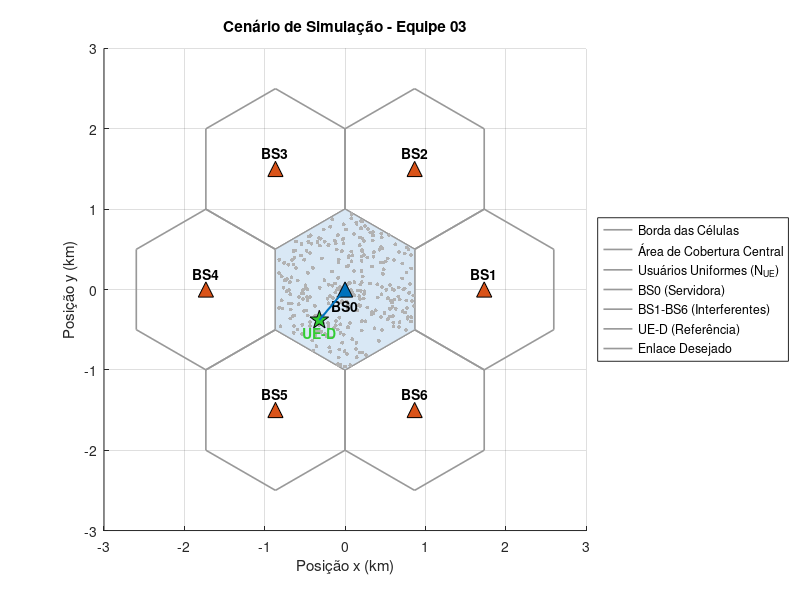

Write the MATLAB code that produced this figure. (Note: this script raises an error after producing the figure.)
% =========================================================================
% APII - Simulação de Comunicações Móveis I
% Equipe 03 | Matrícula Responsável: 603573
% MATHEUS MARCELO COSTA DE SOUZA | DIOGO DE OLIVEIRA SOARES 
% ERIK RAY BARBOSA FALCÃO | ICARO RYAN BARBOSA FALCÃO
% =========================================================================

% Limpeza do ambiente
clear; clc; close all;

% Configuração da semente de números aleatórios
matricula = 603573;
rng(matricula);

% =========================================================================
% Parâmetros do Sistema
% =========================================================================

% -------------------------------------------------------------------------
% Parâmetros Individuais - Tabela 3 (Dígito final 3)
% -------------------------------------------------------------------------
n_PL = 3.0;              % Expoente de perda de percurso (adimensional)
sigma_sh_dB = 8;         % Desvio padrão do sombreamento log-normal (dB)
N_I = 4;                 % Número de interferentes ativos co-canal
fator_reuso = 3;         % Fator de reuso de frequência
ue_ref = 'UE-D';         % Usuário de referência atribuído à equipe

% -------------------------------------------------------------------------
% Parâmetros Fixos - Tabela 2
% -------------------------------------------------------------------------
P_tx_dBm = 40;           % Potência de transmissão da Estação Base (dBm)
PL_0_dB = 30;            % Perda de referência (dB)
d_0_m = 1;               % Distância de referência (metros)
d_0_km = d_0_m / 1000;   % Distância de referência convertida para (km)
B_Hz = 10e6;             % Largura de banda (10 MHz convertido para Hz)
N0_dBm_Hz = -174;        % Densidade espectral de ruído térmico (dBm/Hz)
NF_dB = 7;               % Figura de ruído do receptor (dB)

% =========================================================================
% ITEM 1: Definição e Plotagem do Cenário (Grade Hexagonal e Usuários)
% =========================================================================

% Parâmetros Geométricos Básicos
R = 1;                  % Raio da célula em km (inferido da Figura 1)
D = sqrt(3) * R;        % Distância inter-site (entre centros das células)

% -------------------------------------------------------------------------
% 1. Posicionamento das Estações Base (BS0 a BS6)
% -------------------------------------------------------------------------
% BS0 está na origem. As demais formam um anel ao redor.
angulos_BS = (0:5) * (pi/3); % [0, 60, 120, 180, 240, 300] em radianos
BS_x = [0, D * cos(angulos_BS)]; 
BS_y = [0, D * sin(angulos_BS)];

% -------------------------------------------------------------------------
% 2. Geometria da Grade Hexagonal (Para plotagem e limites)
% -------------------------------------------------------------------------
% Definindo os vértices de um hexágono com "topo pontiagudo" centrado na origem
angulos_hex = (pi/6) : (pi/3) : (2*pi + pi/6);
hex_base_x = R * cos(angulos_hex);
hex_base_y = R * sin(angulos_hex);

% -------------------------------------------------------------------------
% 3. Distribuição Uniforme de Usuários (N_UE) na Área de Cobertura
% -------------------------------------------------------------------------
N_UE = 300; % Quantidade de usuários para visualização no Item 1 
UE_x = zeros(1, N_UE);
UE_y = zeros(1, N_UE);

% Espalhando uniformemente dentro da célula central (BS0) usando Rejeição
cont_ue = 1;
while cont_ue <= N_UE
    % Gera pontos aleatórios num quadrado que circunscreve o hexágono
    px = (rand() - 0.5) * 2 * R;
    py = (rand() - 0.5) * 2 * R;
    
    % Se o ponto gerado cair dentro dos limites do hexágono, nós o salvamos
    if inpolygon(px, py, hex_base_x, hex_base_y)
        UE_x(cont_ue) = px;
        UE_y(cont_ue) = py;
        cont_ue = cont_ue + 1;
    end
end

% Coordenadas exatas do seu Usuário de Referência (UE-D) extraídas da Tabela 1
UE_D_x = -0.32; 
UE_D_y = -0.38;

% -------------------------------------------------------------------------
% 4. Plotagem Completa do Cenário
% -------------------------------------------------------------------------
figure; hold on; grid on; axis equal;
axis([-3 3 -3 3]);
xlabel('Posição x (km)');
ylabel('Posição y (km)');
title('Cenário de Simulação - Equipe 03');

% Desenha a grade hexagonal de todas as 7 células
for i = 1:7
    plot(BS_x(i) + hex_base_x, BS_y(i) + hex_base_y, '-', 'Color', [0.6 0.6 0.6], 'LineWidth', 1.2);
end

% Preenche a célula central com azul claro para destacar a área de cobertura
fill(hex_base_x, hex_base_y, [0.8509 0.9098 0.9608], 'EdgeColor', [0.6 0.6 0.6]);

% Plota a nuvem de usuários uniformes (pontos pequenos e cinzas)
scatter(UE_x, UE_y, 8, [0.7 0.7 0.7], 'filled', 'MarkerEdgeAlpha', 0.5); 

% Plota as Estações Base
scatter(BS_x(1), BS_y(1), 120, '^', 'filled', 'MarkerFaceColor', [0 0.447 0.741], 'MarkerEdgeColor', 'k'); % BS0
scatter(BS_x(2:end), BS_y(2:end), 120, '^', 'filled', 'MarkerFaceColor', [0.85 0.325 0.098], 'MarkerEdgeColor', 'k'); % BS1-6

% Plota o seu Usuário de Referência UE-D (Estrela grande e verde)
plot(UE_D_x, UE_D_y, 'p', 'MarkerSize', 14, 'MarkerFaceColor', [0.2 0.8 0.2], 'MarkerEdgeColor', 'k');

% Rótulos de Texto
text(BS_x(1), BS_y(1) - 0.2, 'BS0', 'HorizontalAlignment', 'center', 'FontWeight', 'bold');
for i = 2:7
    text(BS_x(i), BS_y(i) + 0.2, sprintf('BS%d', i-1), 'HorizontalAlignment', 'center', 'FontWeight', 'bold');
end
text(UE_D_x, UE_D_y - 0.15, 'UE-D', 'HorizontalAlignment', 'center', 'FontWeight', 'bold', 'Color', [0.2 0.8 0.2]);

% Traça o enlace desejado (BS0 -> UE-D)
plot([BS_x(1), UE_D_x], [BS_y(1), UE_D_y], '-', 'Color', [0 0.447 0.741], 'LineWidth', 1.5);

legend('Borda das Células', 'Área de Cobertura Central', 'Usuários Uniformes (N_{UE})', ...
       'BS0 (Servidora)', 'BS1-BS6 (Interferentes)', 'UE-D (Referência)', 'Enlace Desejado', ...
       'Location', 'eastoutside');
hold off;



% =========================================================================
% ITEM 2: Perda de Percurso (Path Loss) para TODOS os pares Tx/Rx
% =========================================================================

% 1. Alocação de memória para as matrizes [7 BSs x N_UE usuários]
dist_BS_UE_km = zeros(7, N_UE);
PL_BS_UE_dB   = zeros(7, N_UE);

% 2. Cálculo em massa para a nuvem de usuários (N_UE)
for b = 1:7
    % Distância da Estação Base 'b' para todos os usuários simultaneamente
    dist_BS_UE_km(b, :) = sqrt((UE_x - BS_x(b)).^2 + (UE_y - BS_y(b)).^2);
    
    % Chamada da função para calcular o Path Loss (vetorizado)
    PL_BS_UE_dB(b, :) = calcula_path_loss(dist_BS_UE_km(b, :), d_0_km, PL_0_dB, n_PL);
end

% 3. Cálculo para o Usuário de Referência (UE-D) contra todas as 7 BSs
dist_BS_UED_km = zeros(7, 1);
PL_BS_UED_dB   = zeros(7, 1);

for b = 1:7
    dist_BS_UED_km(b) = sqrt((UE_D_x - BS_x(b))^2 + (UE_D_y - BS_y(b))^2);
    PL_BS_UED_dB(b)   = calcula_path_loss(dist_BS_UED_km(b), d_0_km, PL_0_dB, n_PL);
end

% 4. Validação contra o valor calculado manualmente (Prova Real)
fprintf('\n===================================================\n');
fprintf('ITEM 2: CÁLCULO E VALIDAÇÃO DA PERDA DE PERCURSO\n');
fprintf('===================================================\n');
fprintf('Malha processada: %d enlaces Tx/Rx calculados.\n\n', 7 * N_UE);
fprintf('--- PROVA REAL DA FUNÇÃO (Baseado no UE-D) ---\n');
fprintf('Par Tx/Rx                : BS0 -> UE-D\n');
fprintf('Distância Simulada (d)   : %.4f km\n', dist_BS_UED_km(1));
fprintf('Path Loss Simulado (PL)  : %.2f dB\n', PL_BS_UED_dB(1));
fprintf('===================================================\n\n');


% =========================================================================
% ITEM 3: Sombreamento Log-Normal (Shadowing) e Validação Estatística
% =========================================================================

% 1. Geração do Sombreamento
% Gera matriz de sombreamento para todas as 7 BSs e a nuvem de N_UE usuários
sh_BS_UE_dB = gera_sombreamento(sigma_sh_dB, 7, N_UE);

% Gera o sombreamento para o seu usuário de referência (UE-D)
sh_BS_UED_dB = gera_sombreamento(sigma_sh_dB, 7, 1);

% 2. Verificação Empírica vs Teórica (Plotagem)
% Para a estatística fazer sentido, pegamos todos os valores gerados na
% matriz sh_BS_UE_dB (7 x 300) e transformamos em um único vetor (2100 amostras)
amostras_sh = sh_BS_UE_dB(:);

figure; hold on; grid on;
title('Item 3: Verificação do Sombreamento Log-Normal (escala em dB)');
xlabel('Atenuação de Sombreamento (dB)');
ylabel('Densidade de Probabilidade (PDF)');

% Plotagem Empírica: Histograma dos dados simulados (normalizado para PDF)
histogram(amostras_sh, 'Normalization', 'pdf', 'FaceColor', [0.7 0.7 0.7], 'EdgeColor', 'w');

% Plotagem Teórica: Curva da Função Densidade de Probabilidade (PDF) Gaussiana
% Criamos um eixo X teórico varrendo do menor ao maior valor gerado
x_teorico = linspace(min(amostras_sh) - 5, max(amostras_sh) + 5, 200);

% Aplicação da equação matemática da PDF Normal (média 0, desvio sigma_sh_dB)
pdf_teorica = (1 / (sigma_sh_dB * sqrt(2*pi))) * exp(-(x_teorico.^2) / (2 * sigma_sh_dB^2));

% Plota a curva teórica por cima do histograma
plot(x_teorico, pdf_teorica, 'LineWidth', 2.5, 'Color', [0.85 0.325 0.098]);

legend('Distribuição Empírica (Simulação)', 'Distribuição Teórica (Equação Matemática)', 'Location', 'best');
hold off;

% 3. Imprime uma validação rápida no console para o UE-D
fprintf('ITEM 3: GERAÇÃO DE SOMBREAMENTO CONCLUÍDA\n');
fprintf('Amostras geradas e validadas: %d\n', length(amostras_sh));
fprintf('Sombreamento gerado para BS0 -> UE-D: %.2f dB\n', sh_BS_UED_dB(1));
fprintf('===================================================\n\n');



% =========================================================================
% ITEM 4: Desvanecimento Rápido (Rayleigh Fading) e Validação Estatística
% =========================================================================

% 1. Geração do Canal para Validação (Amostragem grande)
N_amostras_fading = 100000;
h_fading = gera_fast_fading(1, N_amostras_fading);

% 2. Extração das Métricas Empíricas
envelope_empirico = abs(h_fading);       % Magnitude |h|
potencia_empirica = abs(h_fading).^2;    % Potência |h|^2

% ==================== PLOTAGEM A: ENVELOPE |h| ====================
figure; 
subplot(1, 2, 1); hold on; grid on;
title('Desvanecimento: Envelope |h| (Rayleigh)');
xlabel('Amplitude'); ylabel('PDF');

% Empírico: Histograma normalizado
histogram(envelope_empirico, 'Normalization', 'pdf', 'FaceColor', [0.7 0.7 0.7], 'EdgeColor', 'w');

% Teórico: PDF da Distribuição de Rayleigh (sigma = sqrt(0.5))
x_ray = linspace(0, max(envelope_empirico), 100);
sigma_ray = sqrt(0.5);
pdf_ray_teorica = (x_ray / sigma_ray^2) .* exp(-(x_ray.^2) / (2 * sigma_ray^2));
plot(x_ray, pdf_ray_teorica, 'LineWidth', 2.5, 'Color', [0 0.447 0.741]);

legend('Empírica (Simulada)', 'Teórica (Rayleigh)', 'Location', 'best');

% ==================== PLOTAGEM B: POTÊNCIA |h|^2 ====================
subplot(1, 2, 2); hold on; grid on;
title('Desvanecimento: Potência |h|^2 (Exponencial)');
xlabel('Potência (Linear)'); ylabel('PDF');

% Empírico: Histograma normalizado
histogram(potencia_empirica, 'Normalization', 'pdf', 'FaceColor', [0.7 0.7 0.7], 'EdgeColor', 'w');

% Teórico: PDF da Distribuição Exponencial (média = 1)
x_exp = linspace(0, max(potencia_empirica), 100);
pdf_exp_teorica = exp(-x_exp);
plot(x_exp, pdf_exp_teorica, 'LineWidth', 2.5, 'Color', [0.85 0.325 0.098]);

legend('Empírica (Simulada)', 'Teórica (Exponencial)', 'Location', 'best');
sgtitle('Item 4: Validação do Desvanecimento Rápido (Fast Fading)');

% 3. Imprime a validação de potência no console
fprintf('ITEM 4: GERAÇÃO DE DESVANECIMENTO RÁPIDO\n');
fprintf('Distribuição Escolhida : Rayleigh\n');
fprintf('Potência Média Teórica : 1.0000\n');
fprintf('Potência Média Simulada: %.4f\n', mean(potencia_empirica));
fprintf('===================================================\n\n');


% =========================================================================
% ITEM 5: Ilustracao das Componentes do Canal
% =========================================================================

% 1. Configuração do Percurso Linear (Vetor de Distância)
% Gerando um percurso de 1 a 1000 metros (passos de 1m) para a simulação do canal
d = 1:1:1000; 
N_amostras = length(d);

% -------------------------------------------------------------------------
% Componente 1: Perda de Percurso (Path Loss - Tendência Média)
% -------------------------------------------------------------------------
% Aplicação da Eq. (1)
PL = PL_0_dB + 10 * n_PL * log10(d / d_0_m);
P_rx_avg = P_tx_dBm - PL; % Potência média recebida (apenas perda de percurso)

% -------------------------------------------------------------------------
% Componente 2: Sombreamento Log-Normal (Variação Lenta Correlacionada)
% -------------------------------------------------------------------------
% Para que seja visualmente identificável como uma variação "lenta",
% aplica-se o Modelo de Correlação Espacial de Gudmundson.
delta_d = 1;      % Espaçamento entre as amostras (1 metro)
d_cor = 50;       % Distância de correlação típica urbana (50 metros)
rho = exp(-delta_d / d_cor); % Fator de correlação entre amostras adjacentes

% Inicialização do vetor de sombreamento
X_sigma = zeros(1, N_amostras);

% Amostra inicial gerada a partir da distribuição normal com desvio da main (sigma_sh_dB)
X_sigma(1) = sigma_sh_dB * randn(); 

% Processo autoregressivo de primeira ordem (AR-1) para impor a correlação espacial
for k = 2:N_amostras
    X_sigma(k) = rho * X_sigma(k-1) + sqrt(1 - rho^2) * sigma_sh_dB * randn();
end

% Potência de larga escala (Atenuação Média + Obstáculos)
P_rx_large_scale = P_rx_avg - X_sigma; 

% -------------------------------------------------------------------------
% Componente 3: Desvanecimento Rápido (Fast Fading Rayleigh - Pequena Escala)
% -------------------------------------------------------------------------
% Gerando componentes em fase (I) e quadratura (Q) independentes, Eq. (4)
h_I = randn(1, N_amostras) / sqrt(2);
h_Q = randn(1, N_amostras) / sqrt(2);
h_mag = sqrt(h_I.^2 + h_Q.^2); % Envelope Rayleigh
h_power = h_mag.^2;            % Ganho de potência instantânea (Exponencial)

% Potência Total Recebida (Combinando as 3 camadas do canal), Eq. (5)
P_rx_total = P_rx_large_scale + 10 * log10(h_power);

% -------------------------------------------------------------------------
% Geração do Gráfico Qualitativo (Figure 1)
% -------------------------------------------------------------------------
figure(1);
plot(d, P_rx_total, 'Color', [0.5 0.5 0.5], 'LineWidth', 0.8); hold on;
plot(d, P_rx_large_scale, 'b', 'LineWidth', 1.8);
plot(d, P_rx_avg, 'r', 'LineWidth', 2.2);
hold off;

% Formatação e Identificação Visual Exigida no PDF
grid on;
title(sprintf('Ilustração Qualitativa das Componentes do Canal (Matrícula Final 3: n = %.1f, \\sigma_{sh} = %d dB)', n_PL, sigma_sh_dB));
xlabel('Distância entre Transmissor e Receptor (m)');
ylabel('Potência Recebida (dBm)');
legend('Sinal Total (Path Loss + Sombreamento + Desvanecimento Rápido)', ...
       'Larga Escala (Path Loss + Sombreamento)', ...
       'Tendência Média (Apenas Path Loss)', ...
       'Location', 'southwest');

% Ajuste de limites para melhor visualização
xlim([0 1000]);
ylim([min(P_rx_total)-5, max(P_rx_total)+5]);


% =========================================================================
% ITEM 6: Calculo da Potencia
% =========================================================================

% Geração da matriz de desvanencimento:
h_fading_matriz = gera_fast_fading(7, N_UE);

P_rx_linear = calcula_potencia_rx(P_tx_dBm, PL_BS_UE_dB, sh_BS_UE_dB, h_fading_matriz);

% =========================================================================
% ITEM 7: Cálculo da SINR
% =========================================================================

% Cálculo do Ruído:
N0_linear = 10^((N0_dBm_Hz + NF_dB) / 10); 
P_ruido = N0_linear * B_Hz;

[SINR_lin, SINR_dB_vetor] = calcula_sinr(P_rx_linear, P_ruido, N_I);

% PRINT
fprintf('ITEM 7: Cálculo da SINR\n');
fprintf('SINR média: %.2f dB\n', mean(SINR_dB_vetor));

% =========================================================================
% ITEM 8: Cálculo da taxa de transmiss˜ao
% =========================================================================
Taxa_Mbps_vetor = calcula_taxa(SINR_lin, B_Hz);

% PRINT
fprintf('ITEM 8: Cálculo da da taxa de transmiss˜ao\n');
fprintf('Taxa média: %.2f Mbps\n', mean(Taxa_Mbps_vetor));


% =========================================================================
% ITEM 9: Simulação em Larga Escala (Monte Carlo)
% =========================================================================
% Repete-se o cenário (Itens 2 a 8) para um número muito maior de
% realizações de usuários e de canal, de forma a obter estatísticas
% (CDFs) confiáveis para a SINR e para a taxa de transmissão.

N_MC = 20000; % Número de "drops" de usuários simulados (Monte Carlo)

% -------------------------------------------------------------------------
% 1. Geração vetorizada de N_MC usuários uniformes na célula central (BS0)
% -------------------------------------------------------------------------
% A área do hexágono corresponde a aproximadamente 90,7% da área do
% quadrado que o circunscreve. Geramos candidatos em lotes (em vez de um
% a um) para acelerar a rejeição, mantendo o mesmo método usado no Item 1.
MC_UE_x = zeros(1, N_MC);
MC_UE_y = zeros(1, N_MC);

cont_mc = 0;
while cont_mc < N_MC
    n_falta = N_MC - cont_mc;
    n_lote  = ceil(n_falta / 0.85); % margem de segurança sobre a razão de área

    px = (rand(1, n_lote) - 0.5) * 2 * R;
    py = (rand(1, n_lote) - 0.5) * 2 * R;

    dentro = inpolygon(px, py, hex_base_x, hex_base_y);
    px = px(dentro);
    py = py(dentro);

    n_aceitos = min(length(px), n_falta);
    MC_UE_x(cont_mc + 1 : cont_mc + n_aceitos) = px(1:n_aceitos);
    MC_UE_y(cont_mc + 1 : cont_mc + n_aceitos) = py(1:n_aceitos);
    cont_mc = cont_mc + n_aceitos;
end

% -------------------------------------------------------------------------
% 2. Perda de percurso para os N_MC usuários, contra as 7 BSs
% -------------------------------------------------------------------------
dist_MC_km = zeros(7, N_MC);
PL_MC_dB   = zeros(7, N_MC);

for b = 1:7
    dist_MC_km(b, :) = sqrt((MC_UE_x - BS_x(b)).^2 + (MC_UE_y - BS_y(b)).^2);
    PL_MC_dB(b, :)   = calcula_path_loss(dist_MC_km(b, :), d_0_km, PL_0_dB, n_PL);
end

% -------------------------------------------------------------------------
% 3. Sombreamento e desvanecimento rápido i.i.d. para cada realização
% -------------------------------------------------------------------------
sh_MC_dB    = gera_sombreamento(sigma_sh_dB, 7, N_MC);
h_MC_fading = gera_fast_fading(7, N_MC);

% -------------------------------------------------------------------------
% 4. Potência recebida, SINR e taxa de transmissão para os N_MC usuários
% -------------------------------------------------------------------------
P_rx_MC_linear = calcula_potencia_rx(P_tx_dBm, PL_MC_dB, sh_MC_dB, h_MC_fading);
[SINR_MC_lin, SINR_MC_dB] = calcula_sinr(P_rx_MC_linear, P_ruido, N_I);
Taxa_MC_Mbps = calcula_taxa(SINR_MC_lin, B_Hz);

fprintf('\n===================================================\n');
fprintf('ITEM 9: SIMULAÇÃO EM LARGA ESCALA (MONTE CARLO)\n');
fprintf('===================================================\n');
fprintf('Realizações simuladas (N_MC): %d usuários\n', N_MC);
fprintf('SINR média simulada  : %.2f dB\n', mean(SINR_MC_dB));
fprintf('Taxa média simulada  : %.2f Mbps\n', mean(Taxa_MC_Mbps));
fprintf('===================================================\n\n');


% =========================================================================
% ITEM 10: Geração das CDFs
% =========================================================================
% CDF empírica da SINR (dB) e da taxa de transmissão (Mbps), obtidas a
% partir de todos os N_MC usuários simulados no Item 9.

[x_SINR_cdf, F_SINR_cdf] = calcula_cdf_empirica(SINR_MC_dB);
[x_Taxa_cdf, F_Taxa_cdf] = calcula_cdf_empirica(Taxa_MC_Mbps);

figure;

subplot(1, 2, 1); hold on; grid on;
plot(x_SINR_cdf, F_SINR_cdf, 'LineWidth', 2, 'Color', [0 0.447 0.741]);
xlabel('SINR (dB)');
ylabel('CDF F(x)');
title('CDF Empírica da SINR');

subplot(1, 2, 2); hold on; grid on;
plot(x_Taxa_cdf, F_Taxa_cdf, 'LineWidth', 2, 'Color', [0.85 0.325 0.098]);
xlabel('Taxa de Transmissão (Mbps)');
ylabel('CDF F(x)');
title('CDF Empírica da Taxa de Transmissão');

sgtitle(sprintf('Item 10: CDFs Empíricas (N_{MC} = %d usuários)', N_MC));

fprintf('ITEM 10: GERAÇÃO DAS CDFs CONCLUÍDA\n');
fprintf('P(SINR <= 0 dB)         : %.2f%%\n', 100 * mean(SINR_MC_dB <= 0));
fprintf('Taxa mediana (50%%)      : %.2f Mbps\n', median(Taxa_MC_Mbps));
fprintf('===================================================\n\n');


% =========================================================================
% ITEM 11: Análise de Sensibilidade
% =========================================================================
% Repetimos a simulação de larga escala variando dois parâmetros do
% sistema (sigma_sh e N_I), mantendo os demais fixos e reaproveitando as
% mesmas posições de usuários (MC_UE_x, MC_UE_y) e, portanto, o mesmo
% Path Loss (PL_MC_dB) do Item 9. Isso isola o efeito de cada parâmetro
% sobre as CDFs, sem misturar variações de geometria.

% -------------------------------------------------------------------------
% Análise 1: Variação do desvio padrão do sombreamento (sigma_sh)
% -------------------------------------------------------------------------
vetor_sigma_sh = [4, 8, 12]; % dB (baixo, nominal da equipe, alto)
cores_sigma = {[0 0.447 0.741], [0.85 0.325 0.098], [0.466 0.674 0.188]};

figure; hold on; grid on;
for k = 1:length(vetor_sigma_sh)
    sigma_atual = vetor_sigma_sh(k);

    sh_temp  = gera_sombreamento(sigma_atual, 7, N_MC);
    h_temp   = gera_fast_fading(7, N_MC);
    Prx_temp = calcula_potencia_rx(P_tx_dBm, PL_MC_dB, sh_temp, h_temp);
    [~, SINR_temp_dB] = calcula_sinr(Prx_temp, P_ruido, N_I);

    [x_temp, F_temp] = calcula_cdf_empirica(SINR_temp_dB);
    plot(x_temp, F_temp, 'LineWidth', 2, 'Color', cores_sigma{k}, ...
        'DisplayName', sprintf('\\sigma_{sh} = %d dB', sigma_atual));
end
xlabel('SINR (dB)');
ylabel('CDF F(x)');
title('Item 11: Sensibilidade da CDF de SINR ao Sombreamento (\sigma_{sh})');
legend('Location', 'southeast');
hold off;

% -------------------------------------------------------------------------
% Análise 2: Variação do número de interferentes ativos (N_I)
% -------------------------------------------------------------------------
% Aqui reaproveitamos diretamente P_rx_MC_linear (Item 9), pois apenas a
% forma de somar a interferência muda, não a potência recebida em si.
vetor_N_I = [1, 2, 4, 6];
cores_NI = {[0 0.447 0.741], [0.85 0.325 0.098], [0.466 0.674 0.188], [0.494 0.184 0.556]};

figure; hold on; grid on;
for k = 1:length(vetor_N_I)
    NI_atual = vetor_N_I(k);

    [~, SINR_temp_dB] = calcula_sinr(P_rx_MC_linear, P_ruido, NI_atual);
    [x_temp, F_temp] = calcula_cdf_empirica(SINR_temp_dB);

    plot(x_temp, F_temp, 'LineWidth', 2, 'Color', cores_NI{k}, ...
        'DisplayName', sprintf('N_I = %d', NI_atual));
end
xlabel('SINR (dB)');
ylabel('CDF F(x)');
title('Item 11: Sensibilidade da CDF de SINR ao Número de Interferentes (N_I)');
legend('Location', 'southeast');
hold off;

fprintf('ITEM 11: ANÁLISE DE SENSIBILIDADE CONCLUÍDA\n');
fprintf('Parâmetros variados: sigma_sh (sombreamento) e N_I (interferentes)\n');
fprintf('Tendência esperada 1: sigma_sh maior -> CDF mais espalhada (maior\n');
fprintf('  variância da SINR), com cauda inferior mais pesada (mais usuários\n');
fprintf('  em outage), embora a média em dB pouco se altere.\n');
fprintf('Tendência esperada 2: N_I maior -> mais potência interferente somada\n');
fprintf('  -> CDF da SINR desloca-se para a esquerda (piora), reduzindo a\n');
fprintf('  taxa de transmissão de forma sistemática.\n');
fprintf('===================================================\n\n');
